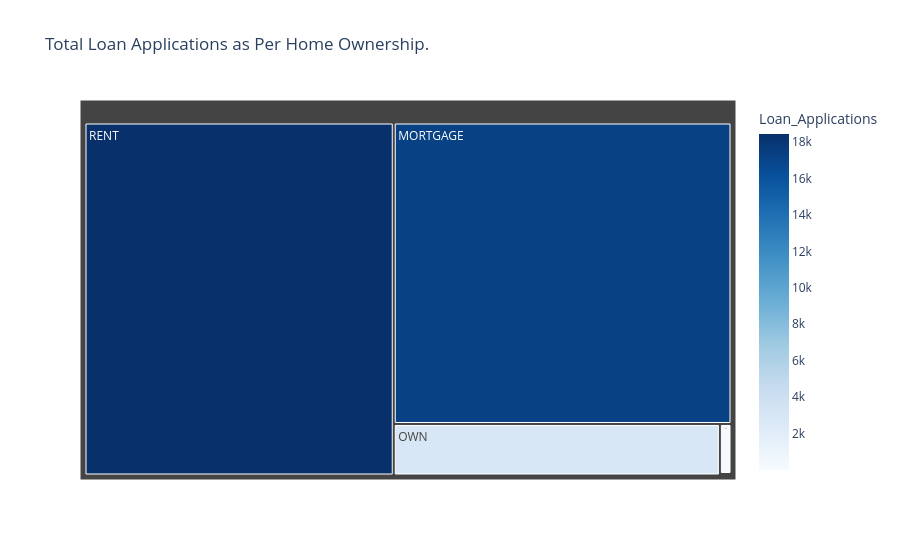

This figure's notebook cell:
### Markdown cell above
### Home Ownership Analysis As Per Loan Applications

### Code cell
Home_Loan_Applications=df.groupby('home_ownership')['id'].count().reset_index()
Home_Loan_Applications['Loan_Applications']=Home_Loan_Applications['id']
fig=px.treemap(
    Home_Loan_Applications,
    path=['home_ownership'],
    values='Loan_Applications',
    color='Loan_Applications',
    color_continuous_scale='Blues',
    title=('Total Loan Applications as Per Home Ownership.')
)
fig.show()

### Figure 1 — Plotly figure (JSON) as saved in the notebook; plotly's stock layout.template omitted (floating-point values rounded to 4 significant figures)
{"data": [{"branchvalues": "total", "customdata": [[17200.0], [3.0], [98.0], [2838.0], [18440.0]], "domain": {"x": [0, 1], "y": [0, 1]}, "hovertemplate": "labels=%{label}<br>Loan_Applications_sum=%{value}<br>parent=%{parent}<br>id=%{id}<br>Loan_Applications=%{color}<extra></extra>", "ids": ["MORTGAGE", "NONE", "OTHER", "OWN", "RENT"], "labels": ["MORTGAGE", "NONE", "OTHER", "OWN", "RENT"], "marker": {"coloraxis": "coloraxis", "colors": [17200.0, 3.0, 98.0, 2838.0, 18440.0]}, "name": "", "parents": ["", "", "", "", ""], "type": "treemap", "values": [17200.0, 3.0, 98.0, 2838.0, 18440.0]}], "layout": {"coloraxis": {"autocolorscale": false, "colorbar": {"title": {"text": "Loan_Applications"}}, "colorscale": [[0, "rgb(247,251,255)"], [0.125, "rgb(222,235,247)"], [0.25, "rgb(198,219,239)"], [0.375, "rgb(158,202,225)"], [0.5, "rgb(107,174,214)"], [0.625, "rgb(66,146,198)"], [0.75, "rgb(33,113,181)"], [0.875, "rgb(8,81,156)"], [1, "rgb(8,48,107)"]]}, "legend": {"tracegroupgap": 0}, "title": {"text": "Total Loan Applications as Per Home Ownership."}}}
